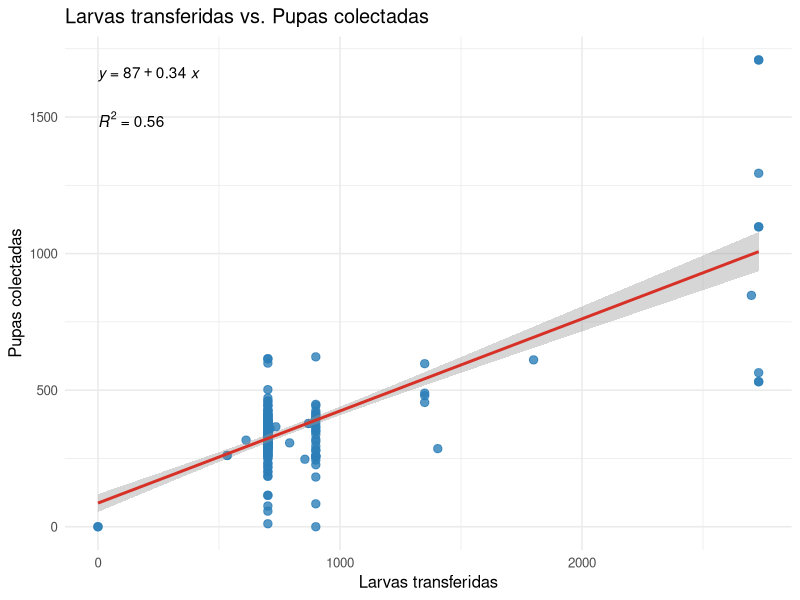
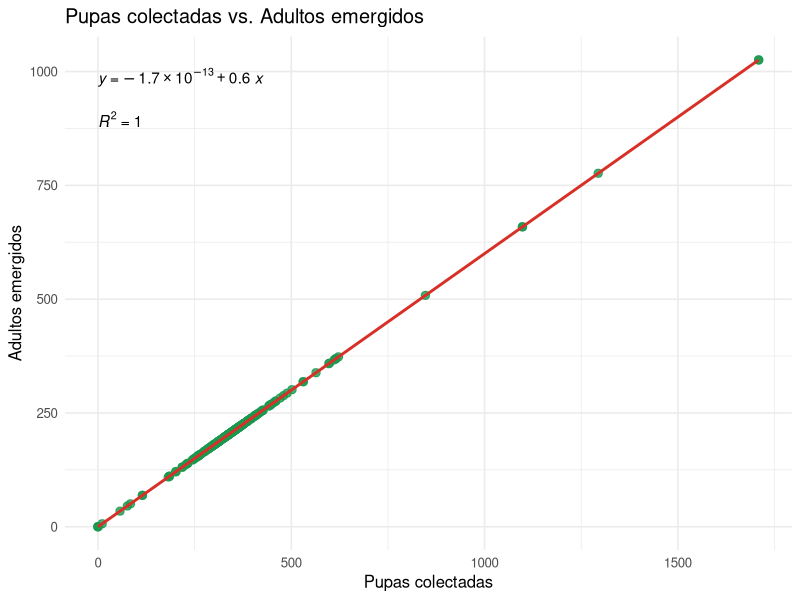
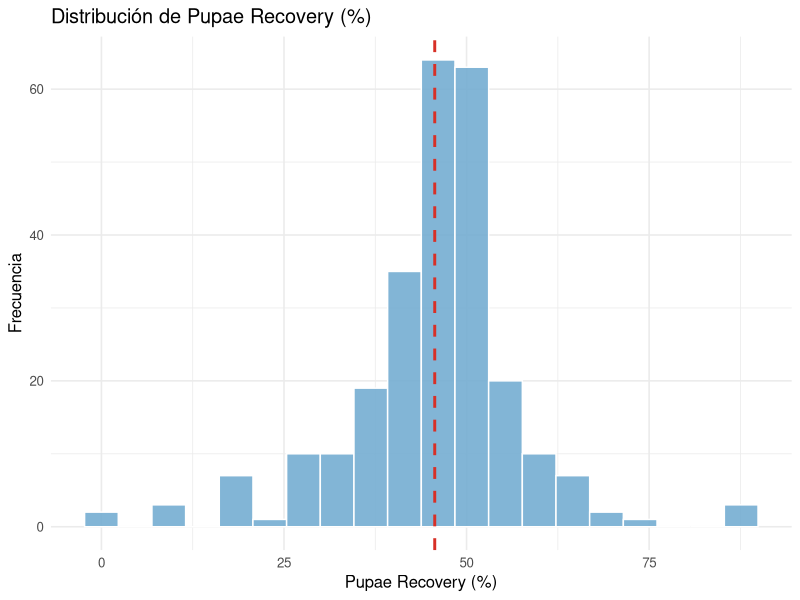
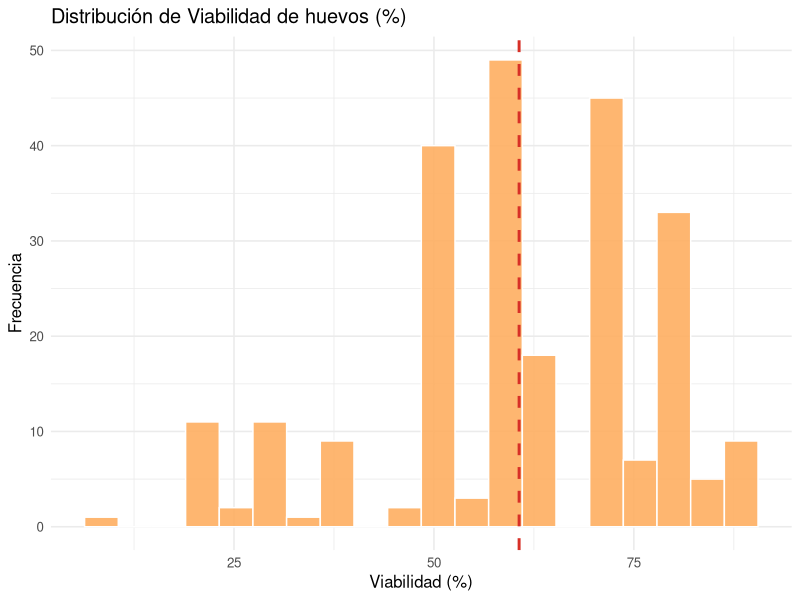
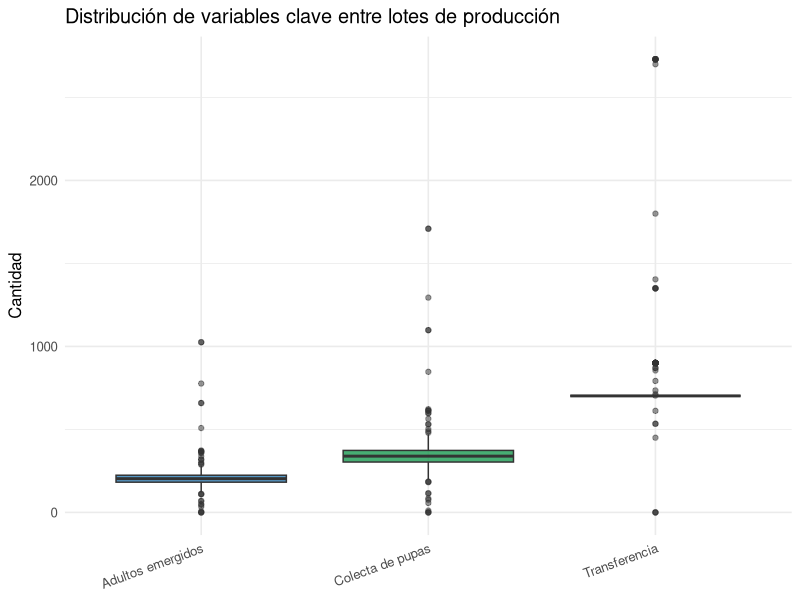
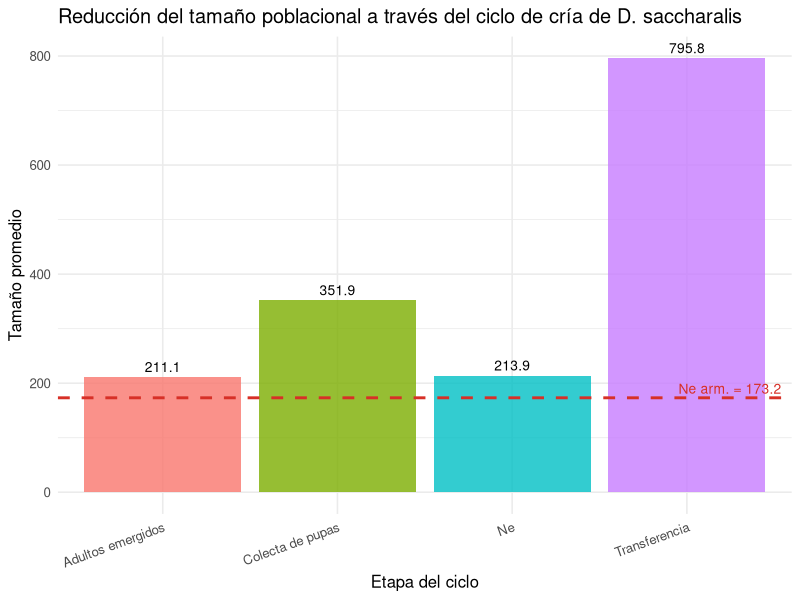
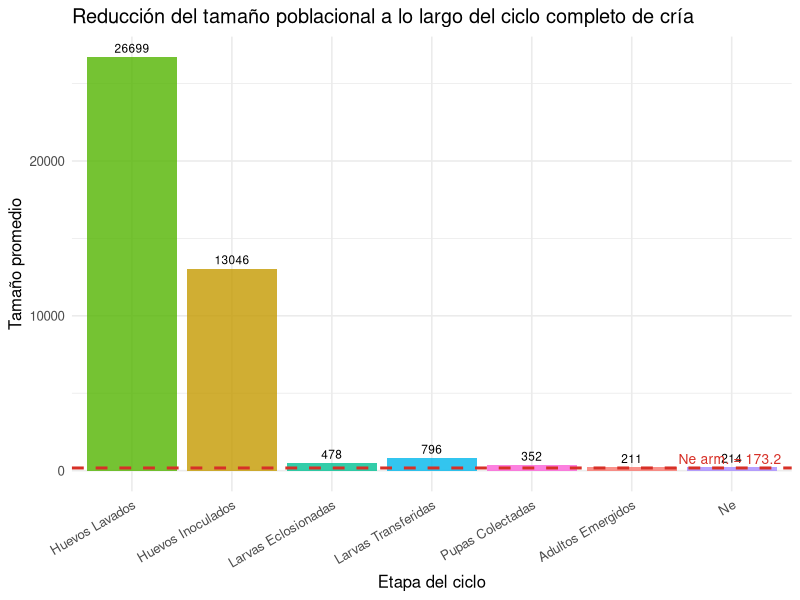
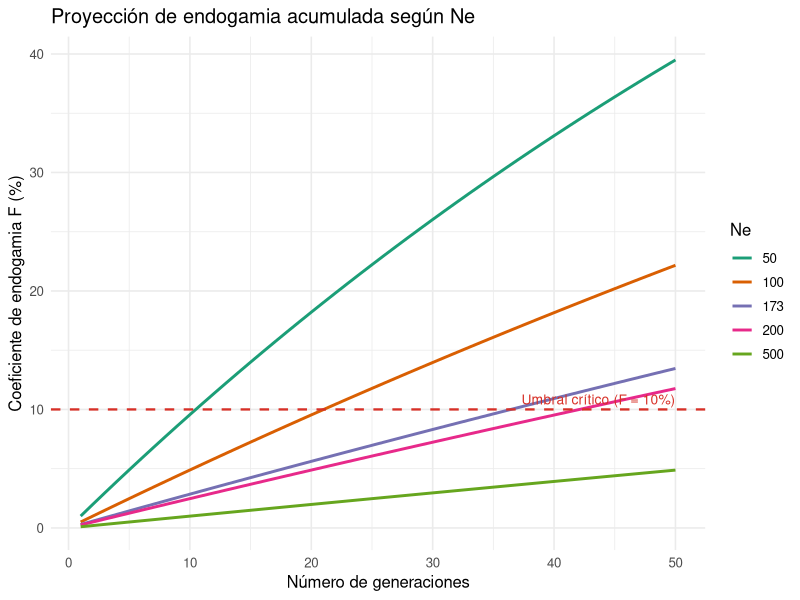

The R source for these figures, in order:
## ---- chunk 1
knitr::opts_chunk$set(
  echo    = TRUE,
  warning = FALSE,
  message = FALSE,
  fig.width  = 8,
  fig.height = 5,
  fig.align  = "center"
)
## ---- chunk 2
library(readr)
library(lubridate)
library(tidyr)
library(stringr)
library(purrr)
library(readxl)
library(dplyr)
library(knitr)
library(ggplot2)
library(ggpubr)
## ---- chunk 3
data <- read_excel("CriadeLep-7-2026.xlsx")
head(data)
## ---- chunk 4
datos_diatraea <- data |>
  rename(Lote_produccion = `Lote de Produccion`) |>
  filter(
    Especie == "D. saccharalis",
    Etapa   == "Cría",
    Fecha   >= as.Date("2024-01-01")
  ) |>
  mutate(
    year = year(Fecha),
    week = isoweek(Fecha)
  )
datos_diatraea
## ---- chunk 5
datos_diatraea <- datos_diatraea %>%
  mutate(
    Cantidad         = as.numeric(Cantidad),
    Actividad        = trimws(Actividad),
    Lote_produccion  = as.numeric(Lote_produccion)
  )
## ---- chunk 6
datos_diatraea <- datos_diatraea %>%
  filter(!is.na(Cantidad), !is.na(Actividad))
## ---- chunk 7
qc_plot <- datos_diatraea %>%
  group_by(Actividad) %>%
  summarise(
    total     = n(),
    na_count  = sum(is.na(Cantidad)),
    .groups   = "drop"
  ) %>%
  mutate(na_percentage = (na_count / total) * 100)

kable(qc_plot, digits = 2,
      col.names = c("Actividad", "Total registros", "NAs", "% NAs"),
      caption    = "Control de calidad: datos faltantes por actividad")
## ---- chunk 8
pupae_recovery <- datos_diatraea %>%
  filter(Actividad %in% c("Transferencia", "Colecta de pupas")) %>%
  group_by(Lote_produccion) %>%
  summarise(
    larvas_transferidas = sum(Cantidad[Actividad == "Transferencia"],    na.rm = TRUE),
    pupas_colectadas    = sum(Cantidad[Actividad == "Colecta de pupas"], na.rm = TRUE),
    Pupae_Recovery      = ifelse(
      larvas_transferidas > 0,
      (pupas_colectadas / larvas_transferidas) * 100,
      NA_real_
    ),
    .groups = "drop"
  )
pupae_recovery
## ---- chunk 9
lotes_sin_transferencia <- pupae_recovery %>%
  filter(larvas_transferidas == 0, pupas_colectadas > 0)

message("Lotes con pupas pero larvas_transferidas = 0 (revisar registro):")
print(lotes_sin_transferencia)
message("Lotes con Pupae_Recovery NA: ", sum(is.na(pupae_recovery$Pupae_Recovery)))
## ---- chunk 10
pupae_recovery <- pupae_recovery %>%
  filter(!is.na(Pupae_Recovery))

datos_diatraea <- datos_diatraea %>%
  filter(!(Lote_produccion %in% lotes_sin_transferencia$Lote_produccion)) %>%
  filter(!(Lote_produccion %in% pupae_recovery$Lote_produccion[pupae_recovery$Pupae_Recovery > 100]))

lotes_evaluados <- datos_diatraea %>%
  group_by(Lote_produccion) %>%
  summarise(n = n(), .groups = "drop") %>%
  nrow()

message("Número de lotes de producción evaluados: ", lotes_evaluados)
## ---- chunk 11
resumen_diatraea <- bind_rows(
  datos_diatraea %>%
    filter(Actividad == "Lavado y número de huevos") %>%
    summarise(Variable = "Huevos Lavados",
              Media = mean(Cantidad, na.rm = TRUE),
              Desvio_estandar = sd(Cantidad, na.rm = TRUE),
              N = sum(!is.na(Cantidad))),
  datos_diatraea %>%
    filter(Actividad == "Inoculación") %>%
    summarise(Variable = "Huevos Inoculados",
              Media = mean(Cantidad, na.rm = TRUE),
              Desvio_estandar = sd(Cantidad, na.rm = TRUE),
              N = sum(!is.na(Cantidad))),
  datos_diatraea %>%
    filter(Actividad == "Viabilidad de huevos") %>%
    summarise(Variable = "Viabilidad de huevos (%)",
              Media = mean(Cantidad, na.rm = TRUE),
              Desvio_estandar = sd(Cantidad, na.rm = TRUE),
              N = sum(!is.na(Cantidad))),
  datos_diatraea %>%
    filter(Actividad == "Transferencia") %>%
    summarise(Variable = "Larvas Transferidas",
              Media = mean(Cantidad, na.rm = TRUE),
              Desvio_estandar = sd(Cantidad, na.rm = TRUE),
              N = sum(!is.na(Cantidad))),
  datos_diatraea %>%
    filter(Actividad == "Colecta de pupas") %>%
    summarise(Variable = "Pupas Colectadas",
              Media = mean(Cantidad, na.rm = TRUE),
              Desvio_estandar = sd(Cantidad, na.rm = TRUE),
              N = sum(!is.na(Cantidad)))
)

kable(resumen_diatraea, digits = 2,
      col.names = c("Variable", "Media", "Desvío estándar", "N"),
      caption    = "Tabla 1. Estadísticas descriptivas por actividad del ciclo de cría de D. saccharalis (2024-2026)")
## ---- chunk 12
adultos_por_lote <- datos_diatraea %>%
  filter(Actividad == "Colecta de pupas") %>%
  group_by(Lote_produccion) %>%
  summarise(
    N_adultos = sum(Cantidad, na.rm = TRUE) * 0.6,
    .groups   = "drop"
  )
adultos_por_lote
## ---- chunk 13
datos_diatraea <- datos_diatraea %>%
  filter(!Actividad %in% c("Armado de jaulas", "Cambio de jaulas"))

datos_diatraea_transpose <- datos_diatraea %>%
  select(Lote_produccion, Actividad, Cantidad) %>%
  group_by(Lote_produccion, Actividad) %>%
  summarise(Cantidad = sum(Cantidad, na.rm = TRUE), .groups = "drop") %>%
  pivot_wider(names_from = Actividad, values_from = Cantidad) %>%
  mutate(
    `Pupae Recovery` = if_else(
      !is.na(Transferencia) & Transferencia > 0 & !is.na(`Colecta de pupas`),
      (`Colecta de pupas` / Transferencia) * 100,
      NA_real_
    ),
    `Adultos emergidos` = if_else(
      !is.na(`Colecta de pupas`),
      `Colecta de pupas` * 0.60,
      NA_real_
    )
  )
datos_diatraea_transpose
## ---- chunk 14
datos_diatraea_transpose <- datos_diatraea_transpose %>%
  mutate(
    N_hembras = `Adultos emergidos` / 2,
    N_machos  = `Adultos emergidos` / 2,
    Ne = if_else(
      !is.na(N_hembras) & !is.na(N_machos) & (N_hembras + N_machos) > 0,
      (4 * N_hembras * N_machos) / (N_hembras + N_machos),
      NA_real_
    )
  )
## ---- chunk 15
resumen_diatraea_transpose <- datos_diatraea_transpose %>%
  summarise(
    across(
      c(Transferencia, `Colecta de pupas`, `Pupae Recovery`,
        `Adultos emergidos`, N_hembras, N_machos, Ne),
      list(Media = ~mean(.x, na.rm = TRUE), DE = ~sd(.x, na.rm = TRUE)),
      .names = "{.col}_{.fn}"
    )
  )

kable(resumen_diatraea_transpose, digits = 2,
      col.names = c(
        "Transf. Media", "Transf. DE",
        "Pupas Media",   "Pupas DE",
        "PR Media",      "PR DE",
        "Adultos Media", "Adultos DE",
        "Nf Media",      "Nf DE",
        "Nm Media",      "Nm DE",
        "Ne Media",      "Ne DE"
      ),
      caption = "Tabla 2. Estadísticas de Ne y variables del ciclo de cría por lote de producción")
## ---- chunk 16
datos_diatraea_transpose <- datos_diatraea_transpose %>%
  left_join(
    datos_diatraea %>% select(Lote_produccion, year) %>% distinct(),
    by = "Lote_produccion"
  )

ne_harm <- datos_diatraea_transpose %>%
  filter(!is.na(Ne), Ne > 0) %>%
  { nrow(.) / sum(1 / .$Ne) }

message("Media armónica del Ne entre lotes: ", round(ne_harm, 2))
## ---- chunk 17
p1 <- ggplot(datos_diatraea_transpose, aes(x = Transferencia, y = `Colecta de pupas`)) +
  geom_point(color = "#2c7fb8", size = 2.5, alpha = 0.8) +
  geom_smooth(method = "lm", se = TRUE, color = "#d73027") +
  stat_regline_equation(aes(label = after_stat(eq.label)),
                        label.x.npc = "left", label.y.npc = "top") +
  stat_cor(aes(label = after_stat(rr.label)),
           label.x.npc = "left", label.y.npc = 0.88) +
  labs(title = "Larvas transferidas vs. Pupas colectadas",
       x     = "Larvas transferidas",
       y     = "Pupas colectadas") +
  theme_minimal(base_size = 12)
p1
## ---- chunk 18
p2 <- ggplot(datos_diatraea_transpose, aes(x = `Colecta de pupas`, y = `Adultos emergidos`)) +
  geom_point(color = "#1a9850", size = 2.5, alpha = 0.8) +
  geom_smooth(method = "lm", se = TRUE, color = "#d73027") +
  stat_regline_equation(aes(label = after_stat(eq.label)),
                        label.x.npc = "left", label.y.npc = "top") +
  stat_cor(aes(label = after_stat(rr.label)),
           label.x.npc = "left", label.y.npc = 0.88) +
  labs(title = "Pupas colectadas vs. Adultos emergidos",
       x     = "Pupas colectadas",
       y     = "Adultos emergidos") +
  theme_minimal(base_size = 12)
p2
## ---- chunk 19
p3 <- ggplot(datos_diatraea_transpose, aes(x = `Pupae Recovery`)) +
  geom_histogram(bins = 20, fill = "#74add1", color = "white", alpha = 0.9) +
  geom_vline(
    xintercept = mean(datos_diatraea_transpose$`Pupae Recovery`, na.rm = TRUE),
    linetype = "dashed", color = "#d73027", linewidth = 1
  ) +
  labs(title = "Distribución de Pupae Recovery (%)",
       x     = "Pupae Recovery (%)",
       y     = "Frecuencia") +
  theme_minimal(base_size = 12)
p3
## ---- chunk 20
p4 <- datos_diatraea %>%
  filter(Actividad == "Viabilidad de huevos") %>%
  ggplot(aes(x = Cantidad)) +
  geom_histogram(bins = 20, fill = "#fdae61", color = "white", alpha = 0.9) +
  geom_vline(
    xintercept = mean(
      datos_diatraea$Cantidad[datos_diatraea$Actividad == "Viabilidad de huevos"],
      na.rm = TRUE
    ),
    linetype = "dashed", color = "#d73027", linewidth = 1
  ) +
  labs(title = "Distribución de Viabilidad de huevos (%)",
       x     = "Viabilidad (%)",
       y     = "Frecuencia") +
  theme_minimal(base_size = 12)
p4
## ---- chunk 21
p6 <- datos_diatraea_transpose %>%
  select(Lote_produccion, Transferencia, `Colecta de pupas`, `Adultos emergidos`) %>%
  tidyr::pivot_longer(-Lote_produccion, names_to = "Variable", values_to = "Valor") %>%
  ggplot(aes(x = Variable, y = Valor, fill = Variable)) +
  geom_boxplot(alpha = 0.8, outlier.alpha = 0.5) +
  scale_fill_manual(values = c("#2c7fb8", "#1a9850", "#fdae61")) +
  labs(title = "Distribución de variables clave entre lotes de producción",
       x     = NULL,
       y     = "Cantidad") +
  theme_minimal(base_size = 12) +
  theme(legend.position   = "none",
        axis.text.x       = element_text(angle = 20, hjust = 1))
p6
## ---- chunk 22
ne_promedio <- resumen_diatraea_transpose %>%
  summarise(
    Transferencia       = `Transferencia_Media`,
    `Colecta de pupas`  = `Colecta de pupas_Media`,
    `Adultos emergidos` = `Adultos emergidos_Media`,
    Ne                  = `Ne_Media`
  ) %>%
  pivot_longer(everything(), names_to = "Variable", values_to = "Ne")

grafico_ne <- ggplot(ne_promedio, aes(x = Variable, y = Ne, fill = Variable)) +
  geom_col(alpha = 0.8) +
  geom_text(aes(label = round(Ne, 1)), vjust = -0.5, size = 3.5) +
  geom_hline(yintercept = ne_harm, linetype = "dashed",
             color = "#d73027", linewidth = 1) +
  annotate("text", x = Inf, y = ne_harm,
           label  = paste0("Ne arm. = ", round(ne_harm, 1)),
           hjust  = 1.1, vjust = -0.4, color = "#d73027", size = 3.5) +
  labs(title = "Reducción del tamaño poblacional a través del ciclo de cría de D. saccharalis",
       x     = "Etapa del ciclo",
       y     = "Tamaño promedio") +
  theme_minimal(base_size = 12) +
  theme(legend.position = "none",
        axis.text.x     = element_text(angle = 20, hjust = 1))
grafico_ne
## ---- chunk 23
Huevos_Lavados_Media <- resumen_diatraea %>%
  filter(Variable == "Huevos Lavados") %>%
  pull(Media)

Huevos_Inoculados_Media <- resumen_diatraea %>%
  filter(Variable == "Huevos Inoculados") %>%
  pull(Media)

larvas_eclosionadas_media <- datos_diatraea_transpose %>%
  mutate(
    larvas_eclosionadas = Transferencia * (`Viabilidad de huevos` / 100)
  ) %>%
  summarise(larvas_eclosionadas_media = mean(larvas_eclosionadas, na.rm = TRUE)) %>%
  pull(larvas_eclosionadas_media)

ne_promedio_completo <- tibble(
  Variable = c("Huevos Lavados", "Huevos Inoculados",
               "Larvas Eclosionadas", "Larvas Transferidas",
               "Pupas Colectadas", "Adultos Emergidos", "Ne"),
  Ne = c(
    Huevos_Lavados_Media,
    Huevos_Inoculados_Media,
    larvas_eclosionadas_media,
    resumen_diatraea_transpose$`Transferencia_Media`,
    resumen_diatraea_transpose$`Colecta de pupas_Media`,
    resumen_diatraea_transpose$`Adultos emergidos_Media`,
    resumen_diatraea_transpose$`Ne_Media`
  )
)

grafico_ne_completo <- ggplot(
  ne_promedio_completo,
  aes(x = factor(Variable, levels = Variable), y = Ne, fill = Variable)
) +
  geom_col(alpha = 0.8) +
  geom_text(aes(label = round(Ne, 0)), vjust = -0.5, size = 3) +
  geom_hline(yintercept = ne_harm, linetype = "dashed",
             color = "#d73027", linewidth = 1) +
  annotate("text", x = Inf, y = ne_harm,
           label  = paste0("Ne arm. = ", round(ne_harm, 1)),
           hjust  = 1.1, vjust = -0.4, color = "#d73027", size = 3.5) +
  labs(
    title = "Reducción del tamaño poblacional a lo largo del ciclo completo de cría",
    x     = "Etapa del ciclo",
    y     = "Tamaño promedio"
  ) +
  theme_minimal(base_size = 12) +
  theme(legend.position = "none",
        axis.text.x     = element_text(angle = 30, hjust = 1))

grafico_ne_completo
## ---- chunk 24
n_muestral    <- function(sd, error, z_score = 1.96)  ceiling((z_score^2 * sd^2) / error^2)
n_muestral_93 <- function(sd, error, z_score = 1.81)  ceiling((z_score^2 * sd^2) / error^2)
n_muestral_90 <- function(sd, error, z_score = 1.645) ceiling((z_score^2 * sd^2) / error^2)
n_muestral_85 <- function(sd, error, z_score = 1.44)  ceiling((z_score^2 * sd^2) / error^2)
## ---- chunk 25
sd_viabilidad  <- resumen_diatraea %>% filter(Variable == "Viabilidad de huevos (%)") %>% pull(Desvio_estandar)
sd_transferencia <- resumen_diatraea %>% filter(Variable == "Larvas Transferidas")       %>% pull(Desvio_estandar)
sd_pupas        <- resumen_diatraea %>% filter(Variable == "Pupas Colectadas")           %>% pull(Desvio_estandar)
sd_adultos      <- resumen_diatraea_transpose %>% pull(`Adultos emergidos_DE`)

tamanos_muestra <- tibble(
  Variable = c("Viabilidad de huevos (%)", "Larvas Transferidas",
               "Pupas Colectadas", "Adultos emergidos"),
  SD    = c(sd_viabilidad, sd_transferencia, sd_pupas, sd_adultos),
  Error = c(7, 5, 5, 5),
  `95% IC` = c(
    n_muestral(sd_viabilidad,   error = 7),
    n_muestral(sd_transferencia, error = 5),
    n_muestral(sd_pupas,         error = 5),
    n_muestral(sd_adultos,       error = 5)
  ),
  `93% IC` = c(
    n_muestral_93(sd_viabilidad,   error = 7),
    n_muestral_93(sd_transferencia, error = 5),
    n_muestral_93(sd_pupas,         error = 5),
    n_muestral_93(sd_adultos,       error = 5)
  ),
  `90% IC` = c(
    NA,
    n_muestral_90(sd_transferencia, error = 10),
    NA,
    NA
  )
)

kable(tamanos_muestra, digits = 2,
      col.names = c("Variable", "Desvío estándar", "Error (%)",
                    "n (95% IC)", "n (93% IC)", "n (90% IC)"),
      caption   = "Tabla 3. Tamaño de muestra mínimo recomendado para el monitoreo de la colonia de D. saccharalis")
## ---- chunk 26
endogamia_esperada <- function(Ne, t) {
  1 - (1 - 1 / (2 * Ne))^t
}

message(sprintf(
  "Con Ne armónica = %.1f, endogamia esperada tras 10 generaciones: %.4f (%.2f%%)",
  ne_harm,
  endogamia_esperada(ne_harm, 10),
  endogamia_esperada(ne_harm, 10) * 100
))
## ---- chunk 27
ne_values   <- c(10, 20, 50, 100, 200, round(ne_harm))
generations <- c(1, 5, 10, 20, 50)

endogamia_table <- expand.grid(Ne = ne_values, Generaciones = generations) %>%
  mutate(
    F_endogamia = endogamia_esperada(Ne, Generaciones),
    `F (%)` = round(F_endogamia * 100, 2),
    Alerta  = if_else(F_endogamia >= 0.10, "⚠ > 10%", "OK")
  ) %>%
  select(Ne, Generaciones, `F (%)`, Alerta)

kable(endogamia_table,
      caption = "Tabla 4. Endogamia acumulada proyectada (%) para distintos valores de Ne y número de generaciones. Se marca con alerta los escenarios que superan el umbral crítico del 10%.")
## ---- chunk 28
endogamia_plot_data <- expand.grid(
  Ne          = c(ne_harm, 50, 100, 200, 500),
  Generaciones = 1:50
) %>%
  mutate(
    F_endogamia = endogamia_esperada(Ne, Generaciones),
    Ne_label    = paste0("Ne = ", round(Ne))
  )

ggplot(endogamia_plot_data,
       aes(x = Generaciones, y = F_endogamia * 100,
           color = factor(round(Ne)), group = factor(round(Ne)))) +
  geom_line(linewidth = 1) +
  geom_hline(yintercept = 10, linetype = "dashed",
             color = "#d73027", linewidth = 0.8) +
  annotate("text", x = 50, y = 10,
           label = "Umbral crítico (F = 10%)",
           hjust = 1, vjust = -0.5, color = "#d73027", size = 3.5) +
  scale_color_brewer(palette = "Dark2", name = "Ne") +
  labs(
    title = "Proyección de endogamia acumulada según Ne",
    x     = "Número de generaciones",
    y     = "Coeficiente de endogamia F (%)"
  ) +
  theme_minimal(base_size = 12)
## ---- chunk 29
sessionInfo()
